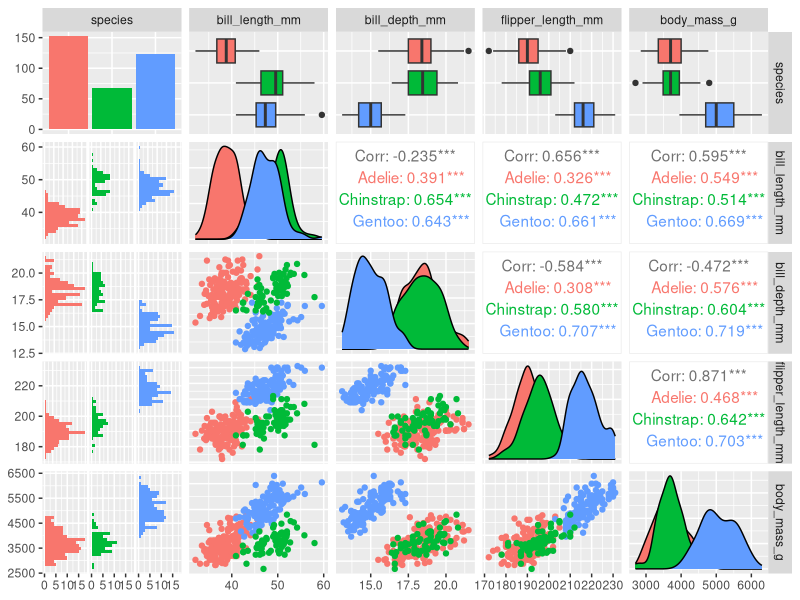
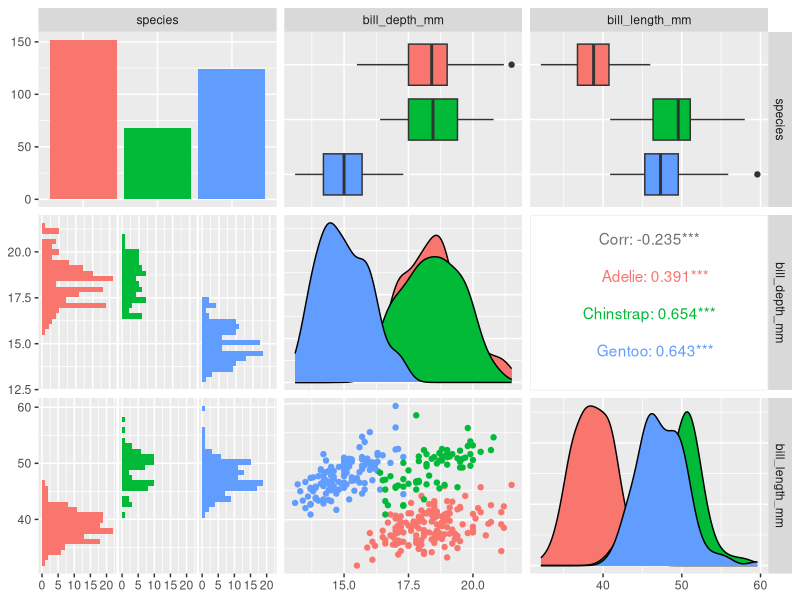
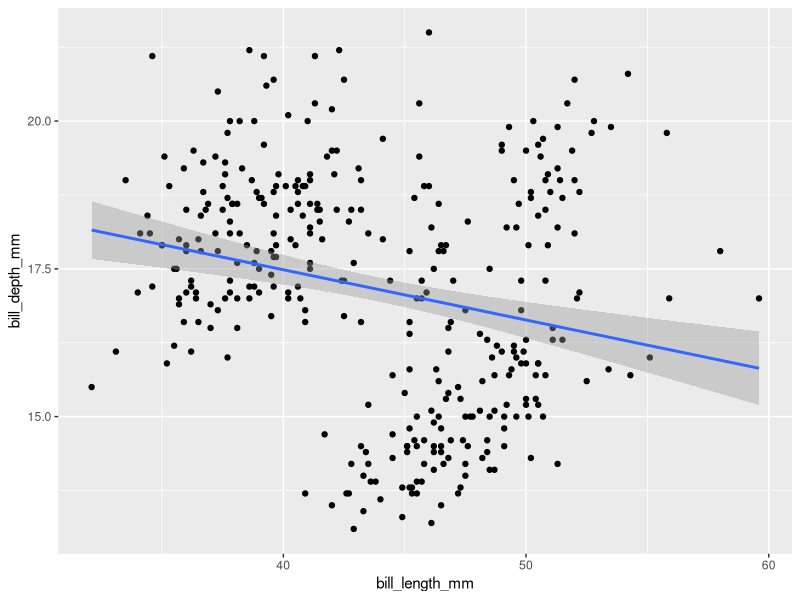
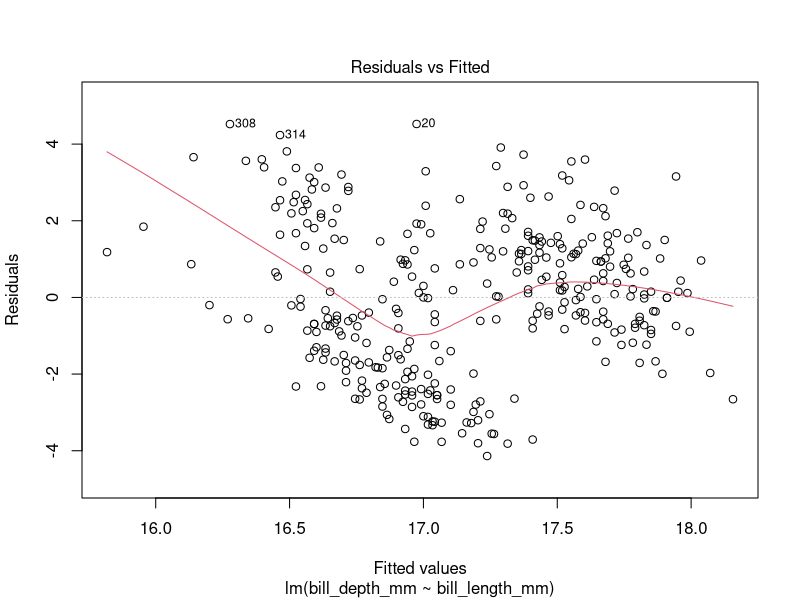
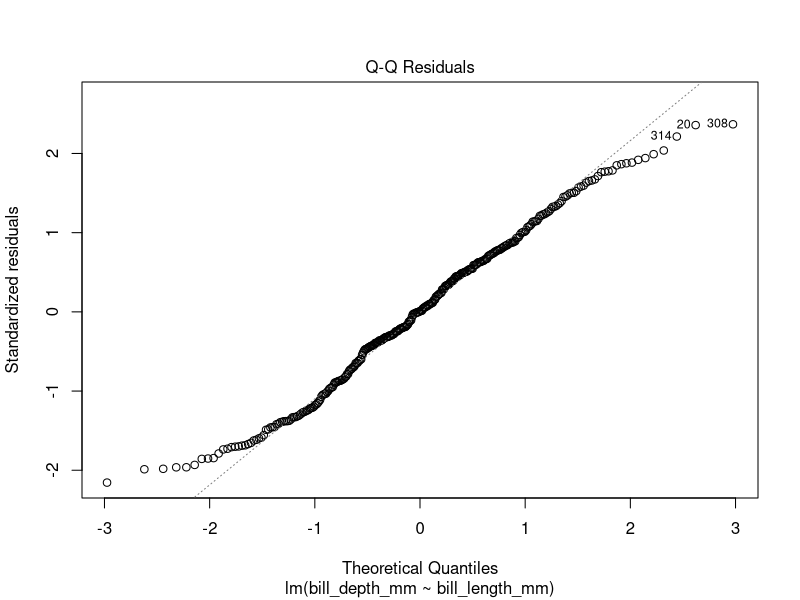
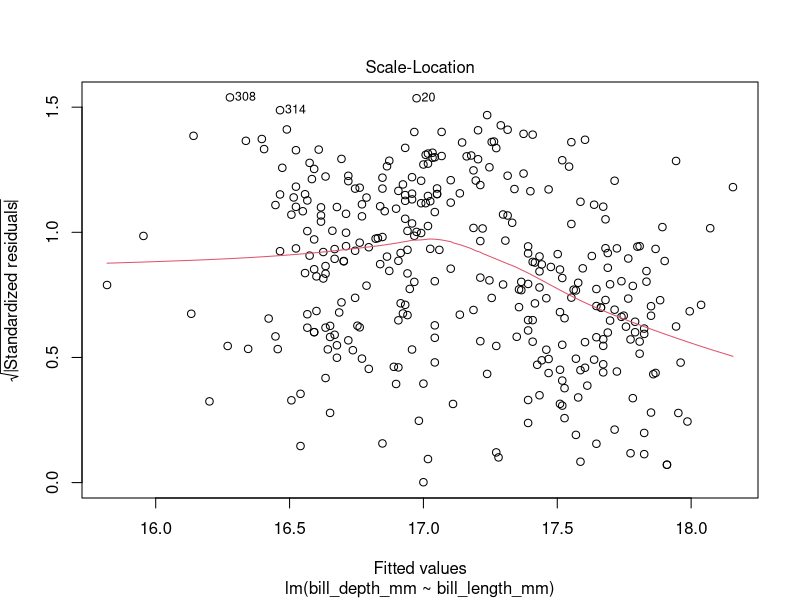
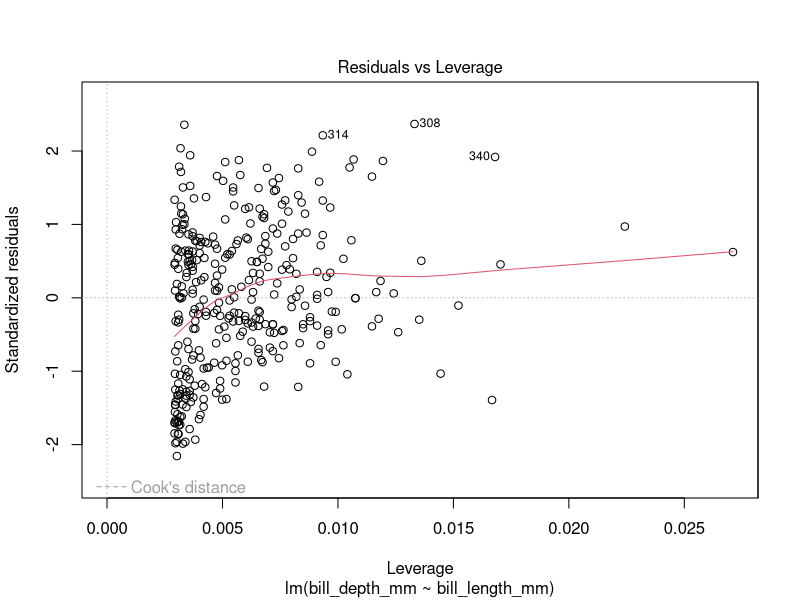
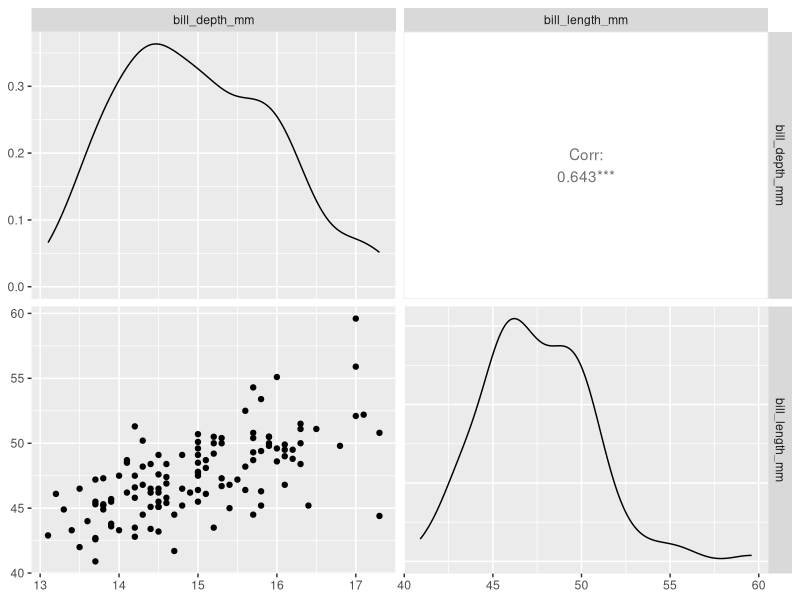

Recreate these plots in R, in order.
## Heather Bruck 
## MSCI 709 Class Notes 
## Unit 3 - Lesson 5 - Linear Models 

# Linear regressions 
  # m and b are your parameters 
  # any NA's need to be dropped !!! 

# assumptions of linear regressions 
  # can vary, so take them with a grain of salt (and these rules don't need to be followed exact) 
    # but it still is helpful to check these to have better science and make your own judgements on what should be followed or not 
  # main assumptions: 
    # there is a linear relationship 
    # normality of the model residuals (residual is the true y that was fed into the model - estimated y) 
    # no or little multicollinearity (no multiple dependent variables)
    # no auto-correlation (samples are independent) 
      # this can be a problem with time series 
    # homoscedasticity (homogeneity of variance in residuals across the independent variables) 
  # want at least 20 cases per independent variable 


# plots to look at before doing a linear regression 
 # Scatter plot: Visualise the linear relationship between the predictor and response, check for auto-correlation (if needed) and heteroscedasticity
 # Box plot: To spot any outlier observations in the variable. Having outliers in your predictor can drastically affect the predictions as they can affect the direction/slope of the line of best fit.
 # Histogram / density plot: To see the distribution of the predictor variable. Ideally, a close to normal distribution (a bell shaped curve), without being skewed to the left or right is preferred.
 # Q-Q plot: Also good for checking normality of your predictor variable
 # Correlation matrix (like `GGally::ggpairs()`) to check for multicollinearity in your explanatory variables


library(tidyverse)
library(palmerpenguins)
library(GGally) # ggPairs()
library(broom)  # tidy() augment() #does NOT load with tidyverse


# bill depth ~ bill length (bill depth as a function of bill length) 
penguins %>%
  select(species, bill_length_mm, bill_depth_mm, flipper_length_mm, body_mass_g) %>%
  GGally::ggpairs(aes(color = species))

penguins %>%
  select(species, bill_depth_mm, bill_length_mm) %>% 
  GGally::ggpairs(aes(color = species))

# linear model (this one is meant to be a failure, don't separate by species) 
lm_1 <- lm(bill_depth_mm ~ bill_length_mm, data = penguins)
  class(lm_1)
  summary(lm_1)
  # the R squared value is 0.05525 
    # this says that bill length can explain about 5% of the variation of bill depth 
  # adjusted R squared value is 0.05247 

  # to check that you did a linear model right (and are capturing the full complexity of the model), make a scatterplot and plot linear model 
    # it makes it clear that you are missing a lot of data in the negative slope and it really doesn't do the data justice
ggplot(data = penguins, aes(x = bill_length_mm, y = bill_depth_mm)) + 
  geom_point() + 
  geom_smooth(method = 'lm') # method specifies it is a linear model 
  # having aes in the ggplot call makes those aesthetics go across multiple plots (like scatterplot and smooth with the same data) 

plot(lm_1)
  # doing the base plot with a linear model makes a bunch of different plots that you hit 'enter' in the console to see them in a row 
    # 1st one: true y compared to predicted y (way to check for homoscedasticity) 
      # you want it to look like a scatter plot with the smoothing line flat 
      # this curvy smoothing plot means that there is a lot of error when the beaks are smaller 
      # this curve is not homoscedasticity
    # 2nd one: QQ plot 
      # a little bit of tail action but it's not too bad
    # 3rd one: square root of the residuals as a function of y 
      # implies that model error is less when the beak is larger (again not homoscedasticity) 
    # 4th one: residuals vs leverage 
      # leverage: how much weight each data point has on the model estimated parameters
      # you want to see something that goes from wide scattered points to narrow, and as it narrows you want it to be close to the red line 



### split the data by species 
gentoo <- penguins %>% 
  filter(species == 'Gentoo')

gentoo %>% 
  select(bill_depth_mm, bill_length_mm) %>%
  ggpairs()

lm_2 <- lm(bill_depth_mm ~ bill_length_mm, data = gentoo) 
  summary(lm_2)

plot(lm_2) 
  
ggplot(data = gentoo, aes(x = bill_length_mm, y = bill_depth_mm)) + 
  geom_point() + 
  geom_smooth(method = 'lm') 
  ### the same way of writing this is: 
  ggplot() + 
   geom_point(data = gentoo, aes(x = bill_length_mm, y = bill_depth_mm)) + 
   geom_smooth(data = gentoo, aes(x = bill_length_mm, y = bill_depth_mm), method = 'lm') 

# can plot multiple species with aes 
  ggplot(data = gentoo, aes(x = bill_length_mm, y = bill_depth_mm)) + 
    geom_point() + 
    geom_smooth(method = 'lm') + 
    geom_point(data = penguins %>% filter(species == 'Adelie'),
               aes(x = bill_length_mm, y = bill_depth_mm), color = 'red') 
  

  
# plot each species lm on the same plot with the combined lm in black 
  ggplot(data = penguins) + 
    geom_point(aes(x = bill_length_mm, y = bill_depth_mm, color = species)) + 
    geom_smooth(aes(x = bill_length_mm, y = bill_depth_mm, color = species), 
                method = 'lm') + 
    geom_smooth(aes(x = bill_length_mm, y = bill_depth_mm),
                method = 'lm', 
                color = 'black') + 
    theme_bw()
  
  
  #########################
  # Exercise 5.1 
  # Build a linear model predicting Gentoo bill depth as a function of flipper length. Plot the predictions. Which explanatory variable (bill length vs. flipper length) does a better job of predicting bill depth? What is your evidence?
  
  
  
  gentoo %>%
    select(flipper_length_mm, bill_depth_mm) %>% 
    GGally::ggpairs()

  gentoo_lm <- lm(bill_depth_mm ~ flipper_length_mm,
                  data = gentoo)  
    summary(gentoo_lm)

  ggplot(data = gentoo, aes(x = flipper_length_mm, y = bill_depth_mm)) + 
    geom_point() + 
    geom_smooth(method = 'lm')
  
  gentoo_lm2 <- lm(bill_depth_mm ~ bill_length_mm, 
                   data = gentoo) 
    summary(gentoo_lm2)  

